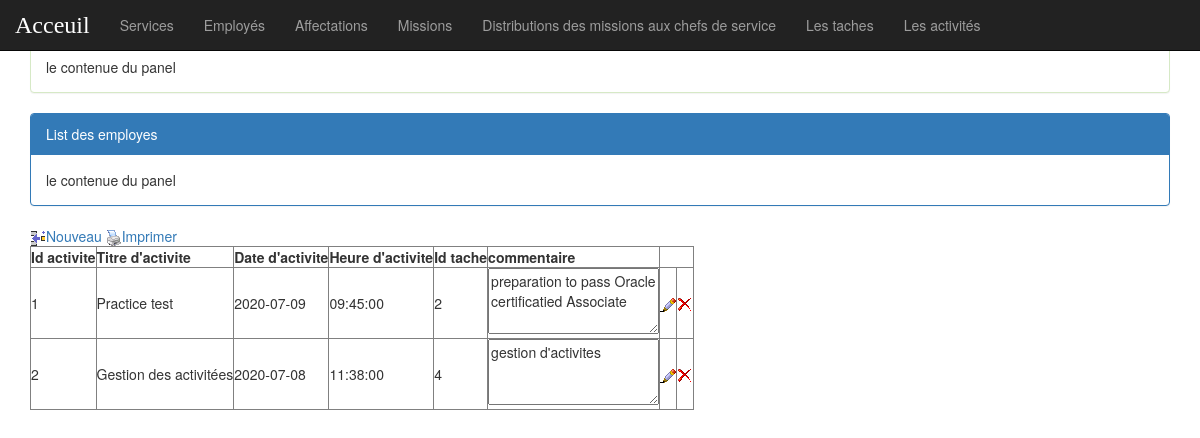
The page /page/activite_list.php on the database its author committed.
### tables this page shows
CREATE TABLE `activite` (
  `idactivite` int(11) NOT NULL auto_increment,
  `titreactivite` varchar(50) NOT NULL,
  `da` date NOT NULL,
  `ha` time NOT NULL,
  `idtache` int(11) NOT NULL,
  `commentaire` varchar(50) NOT NULL,
  PRIMARY KEY  (`idactivite`),
  KEY `idtache` (`idtache`)
);

CREATE TABLE `tache` (
  `idtache` int(11) NOT NULL auto_increment,
  `titretache` varchar(50) NOT NULL,
  `ddt` date NOT NULL,
  `dftt` date NOT NULL,
  `dfrt` date NOT NULL,
  `idmission` int(11) NOT NULL,
  `idemploye` int(11) NOT NULL,
  PRIMARY KEY  (`idtache`),
  KEY `idmission` (`idmission`,`idemploye`),
  KEY `idemploye` (`idemploye`)
);

### page/activite_list.php (the view, shortened to what this page needs)
<!DOCTYPE html>
<html lang="en">
<head>
    <link rel="stylesheet" href="../css/bootstrap.min.css">
      <link rel="stylesheet" href="../css/monstyle.css">
</head>
<body>
     <?php
      include("menu.php");
     ?>
     <div class="container">
            <div class="panel panel-success margetop">
                  <div class="panel-heading">Recherche</div>
                  <div class="panel-body">le contenue du panel</div>
            </div>
            <div class="panel panel-primary margetop">
                  <div class="panel-heading">List des employes</div>
                  <div class="panel-body">le contenue du panel</div>
            </div>
<?php
   $con =require('connexion.php');
   $req="SELECT activite.*, tache.idtache FROM activite, tache
         WHERE tache.idtache= activite.idtache
         ORDER BY idactivite asc";
   $res=mysqli_query($con, $req);
  echo"
  <meta http-equiv=Content-Type content=text/html;charset=UTF-8>
  <a href=activite_add_form.php><img src=images/add.png>Nouveau</a>
  <a href=activite_creer_file_le.php><img src=images/imprimer.png>Imprimer </a>
  <form method=POST  action=>
       <table border=1px inset black>
       <th>Id activite<th>Titre d'activite<th>Date d'activite<th>Heure d'activite<th>Id tache<th>commentaire ";
       while ($data=mysqli_fetch_array($res)) {
        echo"<tr>
               <td>$data[idactivite]</td>
               <td>$data[titreactivite]</td>
               <td>$data[da]</td>
               <td>$data[ha]</td>
               <td>$data[idtache]</td>
               <td><textarea name= cols=40 rows=3 >$data[commentaire]</textarea></td>
               <td><a href=activite_update_form.php?id=$data[idactivite]><img src=images/update.png alt=></a></td>
               <td><a href=activite_delete_confirm.php?id=$data[idactivite]><img src=images/delete.png alt=></a></td>
            </tr> ";
       }
      echo"
       </table>
     </form>
    </div>
  </body>
</html>  ";
?>

### rows shown on the page
activite: idactivite "1", titreactivite "Practice test", da "2020-07-09", ha "09:45:00", idtache.idtache "2", commentaire "preparation to pass Oracle certificatied Associate"
activite: idactivite "2", titreactivite "Gestion des activitées", da "2020-07-08", ha "11:38:00", idtache.idtache "4", commentaire "gestion d'activites"
